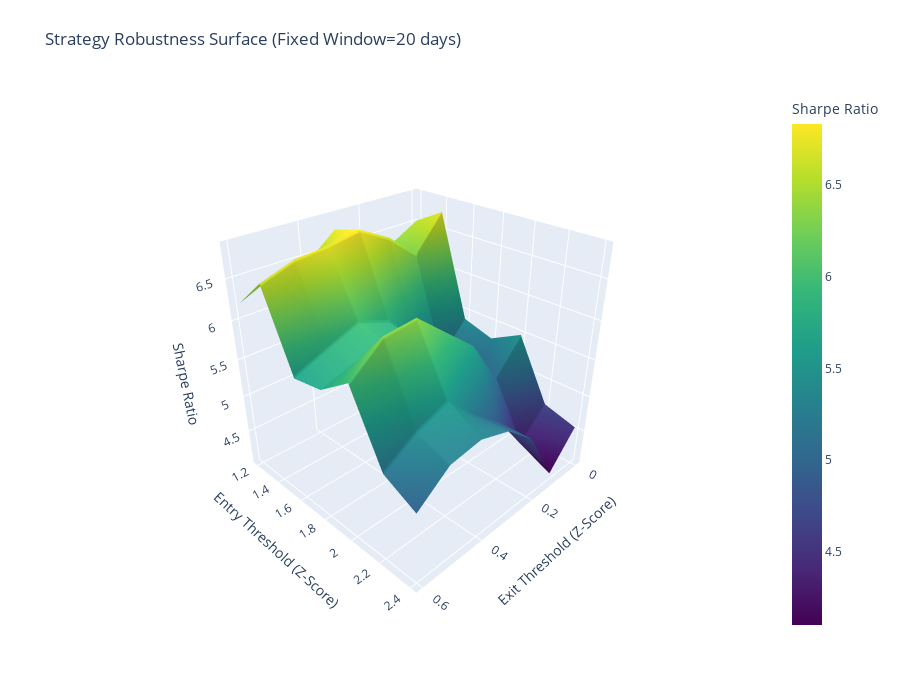

Notebook cell for this chart:
### Markdown cell above
### Robustness Checks, Optimization Experiments

### Code cell
def run_efficient_sensitivity_analysis(res, x_col, y_col, pair_name, windows, entries, exits, split=(0,0,1), score_on="test"):
    """
    Optimized Grid Search:
    - Calculates Kalman/Z-Score ONCE per window.
    - Runs Trading Loop for multiple Entry/Exits.
    """
    if pair_name not in res:
        raise ValueError(f"Pair {pair_name} not found.")
    
    base_df = res[pair_name].dropna().copy()

    # --- (C) time split ---
    n = len(base_df)
    n_train = int(split[0] * n)
    n_val   = int((split[0] + split[1]) * n)

    train_df = base_df.iloc[:n_train].copy()
    val_df   = base_df.iloc[n_train:n_val].copy()
    test_df  = base_df.iloc[n_val:].copy()

    if score_on == "val":
        score_df = val_df
    elif score_on == "test":
        score_df = test_df
    else:
        raise ValueError("score_on must be 'val' or 'test'")

    # Use full series for filtering (keeps realistic continuity)
    x_series = base_df[x_col]
    y_series = base_df[y_col]

    results = []
    print(f"Starting 3D Scan for {pair_name} ({y_col} | {x_col})... scoring on {score_on}")

    for w in windows:
        # Heavy lift: parameter estimation (you can restrict to train_df if desired)

        beta0 = init_beta0_ols_no_intercept(x_series, y_series, n0=200)
        Q, R = QR(x_series, y_series, beta0, n0=200, window=w)

        beta_hat, _, spread, _ = kalman_beta_filter(x_series, y_series, Q=Q, R=R, beta0=beta0)

        sim_df = base_df.copy()
        sim_df['beta_hat'] = beta_hat
        sim_df['spread'] = spread.reindex(sim_df.index)

        # Z-score computed from past only (prevents same-bar leakage via rolling stats)
        roll_mean = sim_df['spread'].rolling(window=w).mean().shift(1)
        roll_std  = sim_df['spread'].rolling(window=w).std().shift(1)
        sim_df['z_score'] = (sim_df['spread'] - roll_mean) / roll_std

        # --- (B) trade on lagged signal/beta ---
        sim_df['z_trade']    = sim_df['z_score'].shift(1)
        sim_df['beta_trade'] = sim_df['beta_hat'].shift(1)

        # drop rows where trading inputs not available
        sim_df = sim_df.dropna(subset=['z_trade', 'beta_trade', x_col, y_col]).copy()

        # slice to scoring segment
        sim_df = sim_df.loc[score_df.index.intersection(sim_df.index)].copy()
        if sim_df.empty:
            continue

        dates = sim_df.index
        z_vals = sim_df['z_trade'].values
        b_vals = sim_df['beta_trade'].values
        px_x = sim_df[x_col].values
        px_y = sim_df[y_col].values

        for en, ex in itertools.product(entries, exits):
            # --- (A) enforce exit < entry ---
            if ex >= en:
                continue

            current_state = 0
            cash = 100000.0
            shares_y = 0.0
            shares_x = 0.0

            equity_curve = []

            for i in range(len(z_vals)):
                z = z_vals[i]

                if current_state == 0:
                    if z < -en:
                        beta = b_vals[i]
                        shares_y = 100.0
                        shares_x = -(100.0 * beta)
                        cash -= (shares_y * px_y[i] + shares_x * px_x[i])
                        current_state = 1
                    elif z > en:
                        beta = b_vals[i]
                        shares_y = -100.0
                        shares_x = (100.0 * beta)
                        cash -= (shares_y * px_y[i] + shares_x * px_x[i])
                        current_state = -1

                elif current_state == 1:
                    if z >= -ex:
                        cash += (shares_y * px_y[i] + shares_x * px_x[i])
                        shares_y = 0.0
                        shares_x = 0.0
                        current_state = 0

                elif current_state == -1:
                    if z <= ex:
                        cash += (shares_y * px_y[i] + shares_x * px_x[i])
                        shares_y = 0.0
                        shares_x = 0.0
                        current_state = 0

                nav = cash + (shares_y * px_y[i] + shares_x * px_x[i])
                equity_curve.append(nav)

            eq_series = pd.Series(equity_curve, index=dates)

            # Daily Sharpe on resampled equity
            daily_eq = eq_series.resample('B').last().dropna()
            daily_rets = daily_eq.pct_change().dropna()

            if daily_rets.std() > 0:
                sharpe = (daily_rets.mean() / daily_rets.std()) * np.sqrt(252)
            else:
                sharpe = 0.0

            results.append({
                'Window': w,
                'Entry_Z': en,
                'Exit_Z': ex,
                'Sharpe': sharpe
            })

    return pd.DataFrame(results)
# Plotting Functions

def plot_3d_robustness_fixed_window(df_results, fixed_window=20):
    subset = df_results[df_results['Window'] == fixed_window].copy()
    if subset.empty:
        print(f"No data found for Window = {fixed_window}")
        return

    z_data = subset.pivot(index='Entry_Z', columns='Exit_Z', values='Sharpe')
    x_val = z_data.columns.values  # Exit Z-Scores
    y_val = z_data.index.values    # Entry Z-Scores
    z_val = z_data.values          # Sharpe Ratios

    fig = go.Figure(data=[go.Surface(
        z=z_val, x=x_val, y=y_val,
        colorscale='Viridis', colorbar=dict(title='Sharpe Ratio')
    )])
    fig.update_layout(
        title=f'Strategy Robustness Surface (Fixed Window={fixed_window} days)',
        scene=dict(
            xaxis_title='Exit Threshold (Z-Score)',
            yaxis_title='Entry Threshold (Z-Score)',
            zaxis_title='Sharpe Ratio',
            camera=dict(eye=dict(x=1.6, y=1.6, z=1.3))
        ),
        width=900, height=700, margin=dict(l=65, r=50, b=65, t=90)
    )
    fig.show()

def plot_3d_robustness(df_results, pair_name):
    g = sns.FacetGrid(df_results, col="Window", col_wrap=3, height=4, sharex=True, sharey=True)

    def draw_heatmap(data, **kwargs):
        ax = plt.gca()
        pivot = data.pivot(index='Entry_Z', columns='Exit_Z', values='Sharpe').sort_index()

        sns.heatmap(
            pivot,
            annot=True,
            fmt=".2f",
            cmap="RdYlGn",
            center=0,
            cbar=False,
            ax=ax
        )

        # force axis labels + ticks to show clearly
        ax.set_xlabel("Exit_Z")
        ax.set_ylabel("Entry_Z")
        ax.tick_params(axis='x', rotation=0, labelbottom=True)
        ax.tick_params(axis='y', rotation=0, labelleft=True)

    g.map_dataframe(draw_heatmap)
    g.figure.suptitle(f"Robustness Landscape: {pair_name} (Facetted by Window)", y=1.02)
    plt.tight_layout()
    plt.show()


windows = [20, 50, 100, 150, 200, 250]
entries = [1.2, 1.4, 1.6, 1.8, 2.0, 2.2, 2.4]
exit = [0.6, 0.5, 0.4, 0.3, 0.2, 0.1, 0]

# Run Scan
robustness_df = run_efficient_sensitivity_analysis(
    res=res, x_col="C", y_col="A", pair_name="AC", 
    windows=windows, entries=entries, exits=exit
)

# Visualize
plot_3d_robustness_fixed_window(robustness_df, fixed_window=20)
plot_3d_robustness(robustness_df, "A vs C")

### Figure 1 — Plotly figure (JSON) as saved in the notebook; plotly's stock layout.template omitted (floating-point values rounded to 4 significant figures)
{"data": [{"colorbar": {"title": {"text": "Sharpe Ratio"}}, "colorscale": [[0, "#440154"], [0.1111, "#482878"], [0.2222, "#3e4989"], [0.3333, "#31688e"], [0.4444, "#26828e"], [0.5556, "#1f9e89"], [0.6667, "#35b779"], [0.7778, "#6ece58"], [0.8889, "#b5de2b"], [1, "#fde725"]], "type": "surface", "x": [0.0, 0.1, 0.2, 0.3, 0.4, 0.5, 0.6], "y": [1.2, 1.4, 1.6, 1.8, 2.0, 2.2, 2.4], "z": [[6.523, 6.321, 6.385, 6.725, 6.413, 6.399, 6.215], [6.738, 6.293, 6.622, 6.829, 6.758, 6.722, 6.58], [5.395, 4.999, 5.423, 5.825, 5.969, 5.808, 5.641], [5.272, 4.855, 5.346, 5.754, 5.887, 5.826, 5.701], [5.489, 5.075, 5.684, 6.015, 6.35, 6.311, 5.979], [4.68, 4.307, 4.85, 5.172, 5.561, 5.407, 5.155], [4.556, 4.104, 4.854, 5.193, 5.323, 5.261, 4.945]]}], "layout": {"height": 700, "margin": {"b": 65, "l": 65, "r": 50, "t": 90}, "scene": {"camera": {"eye": {"x": 1.6, "y": 1.6, "z": 1.3}}, "xaxis": {"title": {"text": "Exit Threshold (Z-Score)"}}, "yaxis": {"title": {"text": "Entry Threshold (Z-Score)"}}, "zaxis": {"title": {"text": "Sharpe Ratio"}}}, "title": {"text": "Strategy Robustness Surface (Fixed Window=20 days)"}, "width": 900}}
